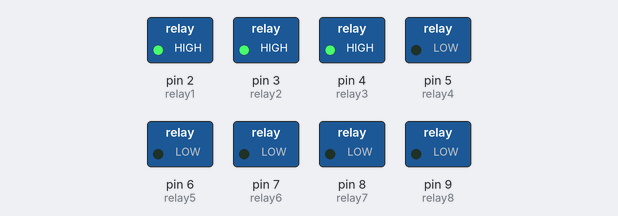
A sketch run on a simulated Arduino Uno, built with avr-gcc and run on an emulated ATmega328P. Shown: switched loads named in the sketch (green lamp = pin HIGH). Random numbers use the default seed unless the sketch sets one.

Above: at 0.1 s.
At 4.1 s:
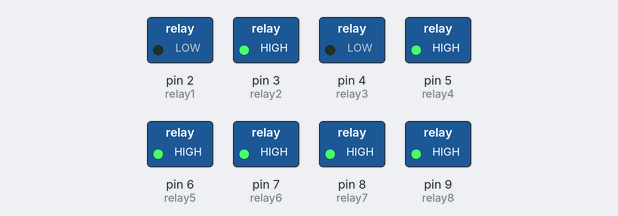
At 9.1 s:
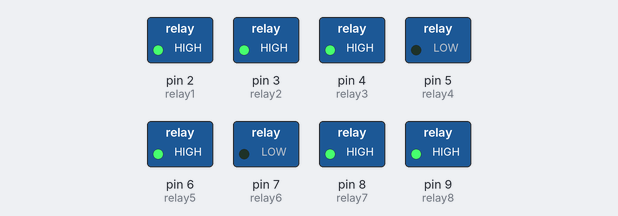
At 19.1 s:
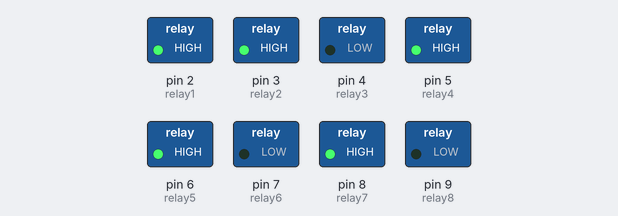
At 28.1 s:
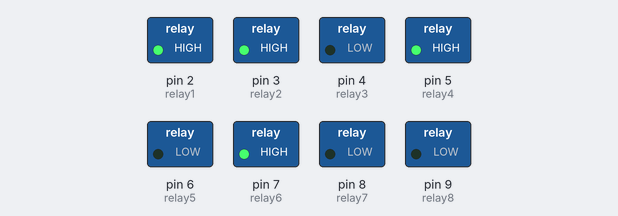
At 38.1 s:
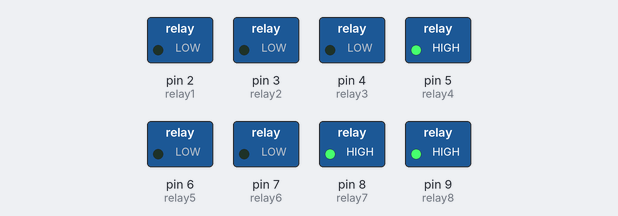
Timing chart, 0 to 40.0 s (numbered marks = the images above):
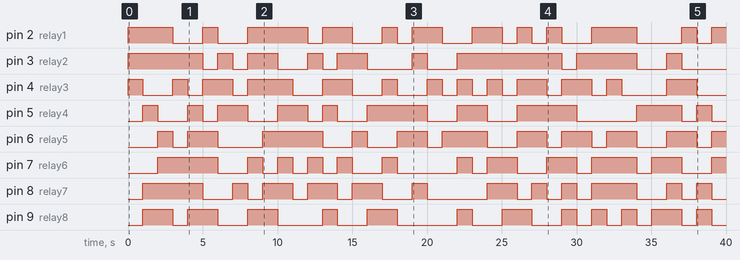

The sketch:

X_Mas_8CH_Random_Relay.ino
```cpp
/*
 8CH Relay - RANDOM (X-MAS WREATH)
 Created June 2014
 by Matthew Eccles

 http://www.matteccles.com
 */

int relay1 = 2;
int relay2 = 3;
int relay3 = 4;
int relay4 = 5;
int relay5 = 6;
int relay6 = 7;
int relay7 = 8;
int relay8 = 9;

void setup() {
  pinMode(relay1, OUTPUT);
  pinMode(relay2, OUTPUT);
  pinMode(relay3, OUTPUT);
  pinMode(relay4, OUTPUT);
  pinMode(relay5, OUTPUT);
  pinMode(relay6, OUTPUT);
  pinMode(relay7, OUTPUT);
  pinMode(relay8, OUTPUT);
}

void loop() {
  digitalWrite(relay1, random(2));
  digitalWrite(relay2, random(2));
  digitalWrite(relay3, random(2));
  digitalWrite(relay4, random(2));
  digitalWrite(relay5, random(2));
  digitalWrite(relay6, random(2));
  digitalWrite(relay7, random(2));
  digitalWrite(relay8, random(2));

  delay(1000);
}
```

Measured:
- by itself, pin 2 (relay1): LOW → HIGH at 0.00 s, → LOW 3.0 s later, → HIGH 2.0 s later, → LOW 1.0 s later, … (23 changes in this stretch)
- by itself, pin 3 (relay2): LOW → HIGH at 0.00 s, → LOW 5.0 s later, → HIGH 1.0 s later, → LOW 1.0 s later, … (18 changes in this stretch)
- by itself, pin 4 (relay3): LOW → HIGH at 0.00 s, → LOW 1.0 s later, → HIGH 2.0 s later, → LOW 1.0 s later, … (26 changes in this stretch)
- by itself, pin 5 (relay4): LOW → HIGH at 1.0 s, → LOW 1.0 s later, → HIGH 2.0 s later, → LOW 1.0 s later, … (20 changes in this stretch)
- by itself, pin 6 (relay5): LOW → HIGH at 2.0 s, → LOW 1.0 s later, → HIGH 1.0 s later, → LOW 2.0 s later, … (21 changes in this stretch)
- by itself, pin 7 (relay6): LOW → HIGH at 2.0 s, → LOW 4.0 s later, → HIGH 2.0 s later, → LOW 1.0 s later, … (23 changes in this stretch)
- by itself, pin 8 (relay7): LOW → HIGH at 1.0 s, → LOW 4.0 s later, → HIGH 2.0 s later, → LOW 1.0 s later, … (24 changes in this stretch)
- by itself, pin 9 (relay8): LOW → HIGH at 1.0 s, → LOW 2.0 s later, → HIGH 1.0 s later, → LOW 2.0 s later, … (24 changes in this stretch)
